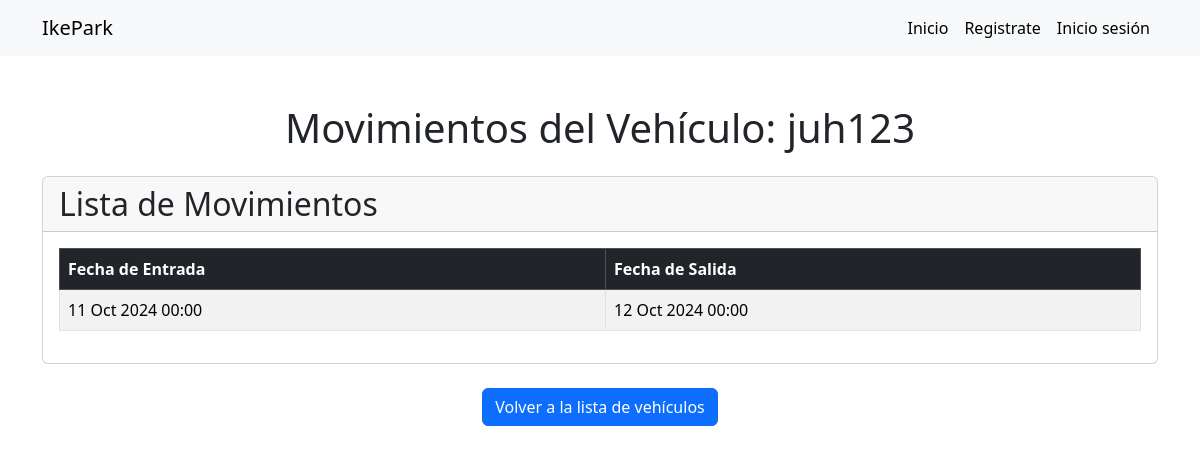
The app's page /vehiculo/13/movimientos/ with its own data.
### funveh/models.py (models this page shows, shortened)
class Vehiculo(models.Model):
    placa = models.CharField(max_length=10)
    color = models.CharField(max_length=30)
    modelo = models.CharField(max_length=50)
    tipo_vehiculo = models.ForeignKey('TipoVehiculo', null=True, blank=True, on_delete=models.SET_NULL)  # Relación con TipoVehiculo
    funcionario = models.ForeignKey('Funcionario', null=True, blank=True, on_delete=models.SET_NULL)
    fecha_entrada = models.DateField(default=timezone.now)
    hora_entrada = models.TimeField(default='00:00:00')
    fecha_salida = models.DateField(null=True, blank=True)
    hora_salida = models.TimeField(null=True, blank=True)

class MovimientoVehiculo(models.Model):
    vehiculo = models.ForeignKey(Vehiculo, on_delete=models.CASCADE)
    fecha_entrada = models.DateTimeField(default=timezone.now)
    fecha_salida = models.DateTimeField(null=True, blank=True)
    tipo_movimiento = models.CharField(max_length=50, choices=[('entrada', 'Entrada'), ('salida', 'Salida')])
    descripcion = models.TextField(blank=True, null=True)  # Añadir este campo

### funveh/views.py (the view)
# urls.py: path('vehiculo/<int:vehiculo_id>/movimientos/', views.mostrar_movimientos, name='movimientos_vehiculo'),
def mostrar_movimientos(request, vehiculo_id):
    vehiculo = get_object_or_404(Vehiculo, id=vehiculo_id)
    movimientos = MovimientoVehiculo.objects.filter(vehiculo=vehiculo).order_by('-fecha_entrada')
    return render(request, 'movimientos_vehiculo.html', {
        'vehiculo': vehiculo,
        'movimientos': movimientos,
    })

### funveh/templates/movimientos_vehiculo.html
{% extends 'base.html' %}
{% block content %}
<main class="container mt-5">
    <h1 class="text-center mb-4">Movimientos del Vehículo: {{ vehiculo.placa }}</h1>
    <div class="card">
        <div class="card-header">
            <h2 class="mb-0">Lista de Movimientos</h2>
        </div>
        <div class="card-body">
            <table class="table table-bordered table-striped">
                <thead class="table-dark">
                    <tr>
                        <th>Fecha de Entrada</th>
                        <th>Fecha de Salida</th>
                    </tr>
                </thead>
                <tbody>
                    {% for movimiento in movimientos %}
                    <tr>
                        <td>{{ movimiento.fecha_entrada|date:"d M Y H:i" }}</td>
                        <td>{{ movimiento.fecha_salida|date:"d M Y H:i" }}</td>
                    </tr>
                    {% empty %}
                    <tr>
                        <td colspan="2" class="text-center">No hay movimientos registrados para este vehículo.</td>
                    </tr>
                    {% endfor %}
                </tbody>
            </table>
        </div>
    </div>
    <div class="text-center mt-4">
        <a href="{% url 'tasks' %}" class="btn btn-primary">Volver a la lista de vehículos</a>
    </div>
</main>
{% endblock %}

### records on screen
Vehiculo: placa "juh123"
MovimientoVehiculo: fecha_entrada "11 Oct 2024 00:00", fecha_salida "12 Oct 2024 00:00"
